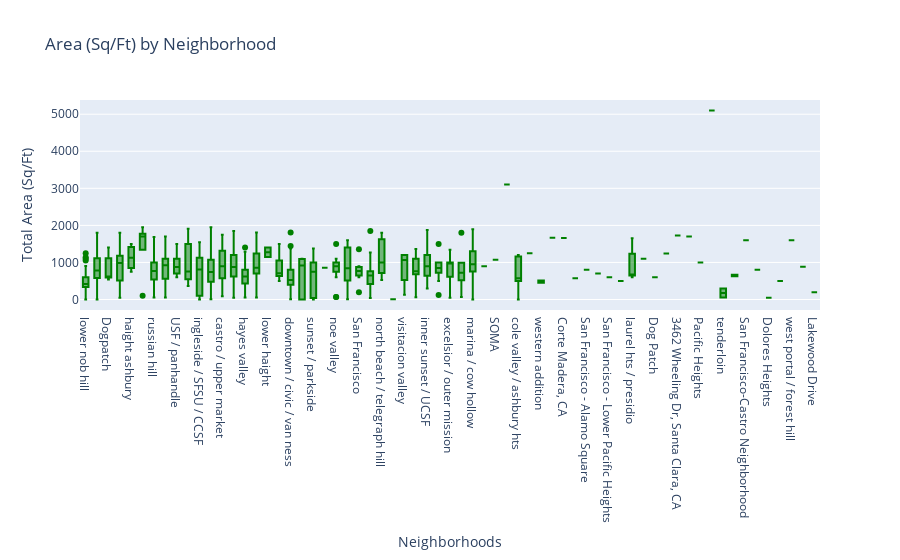

This figure's notebook cell:
### Code cell
x = sf_cl_area['where']

trace0 = go.Box(
    y=sf_cl_area['area'], x=x,
    marker=dict(color='green'))

data = [trace0]

layout = go.Layout(
    title="Area (Sq/Ft) by Neighborhood",
    xaxis_title="Neighborhoods",
    yaxis_title="Total Area (Sq/Ft)",
    margin=dict( b=150),
    yaxis=dict(title='area (ft2)',tickformat="1,f",zeroline=False), boxmode='group')

fig = go.Figure(data=data, layout=layout)
iplot(fig)

### Figure 1 — Plotly figure (JSON) as saved in the notebook; plotly's stock layout.template omitted (floating-point values rounded to 4 significant figures; data arrays with more than 128 entries replaced by an {"elided": "..."} marker saying what was removed)
{"data": [{"marker": {"color": "green"}, "type": "box", "x": {"elided": "1008 str values"}, "y": {"elided": "1008 int values"}}], "layout": {"autosize": true, "boxmode": "group", "margin": {"b": 150}, "title": {"text": "Area (Sq/Ft) by Neighborhood"}, "xaxis": {"autorange": true, "range": [-0.5, 64.5], "title": {"text": "Neighborhoods"}, "type": "category"}, "yaxis": {"autorange": true, "range": [-283.3, 5383.0], "tickformat": "1,f", "title": {"text": "Total Area (Sq/Ft)"}, "type": "linear", "zeroline": false}}}
